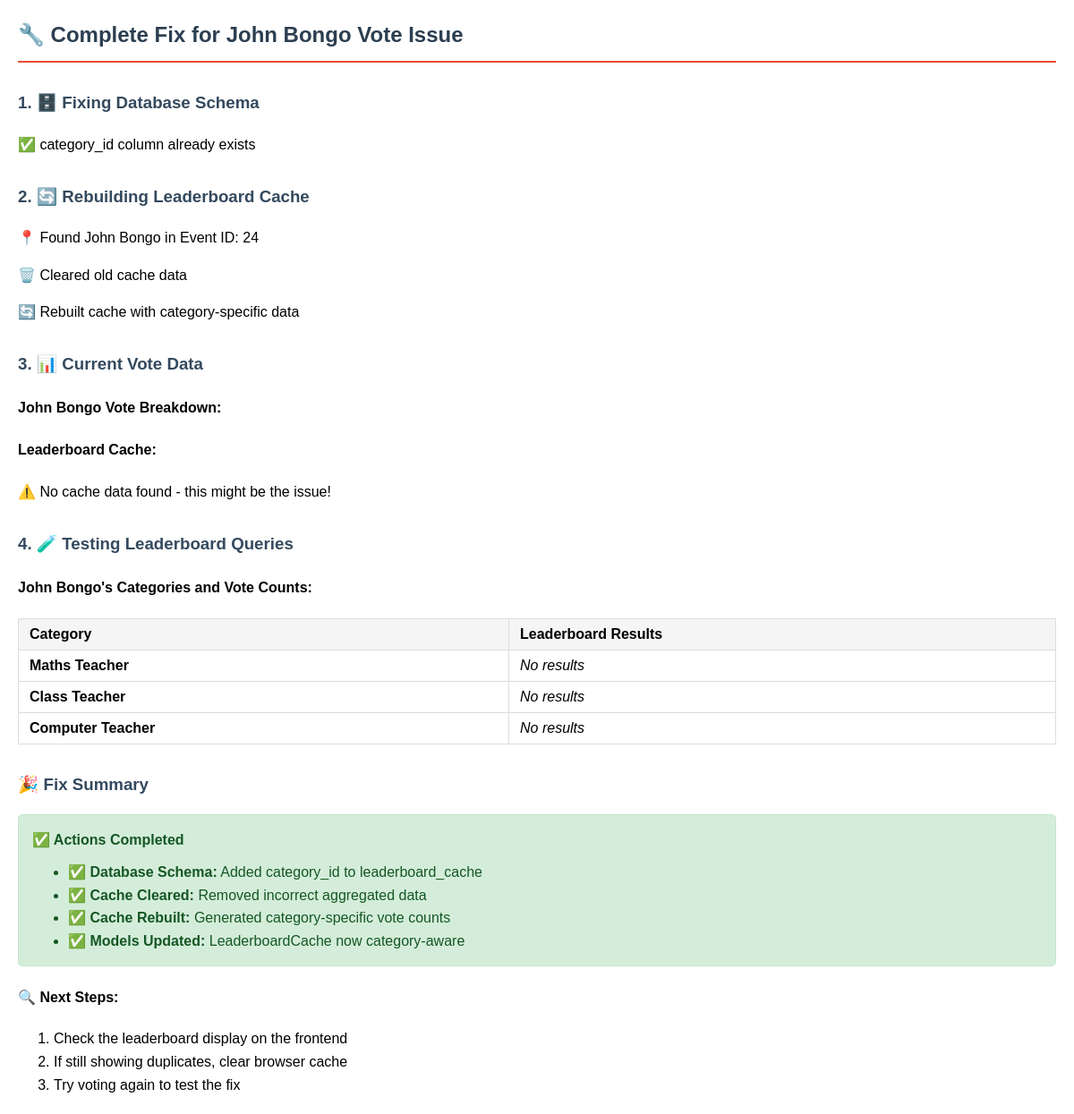
/test_files/fix_john_bongo_votes.php, run on an earlier commit of the app's database.
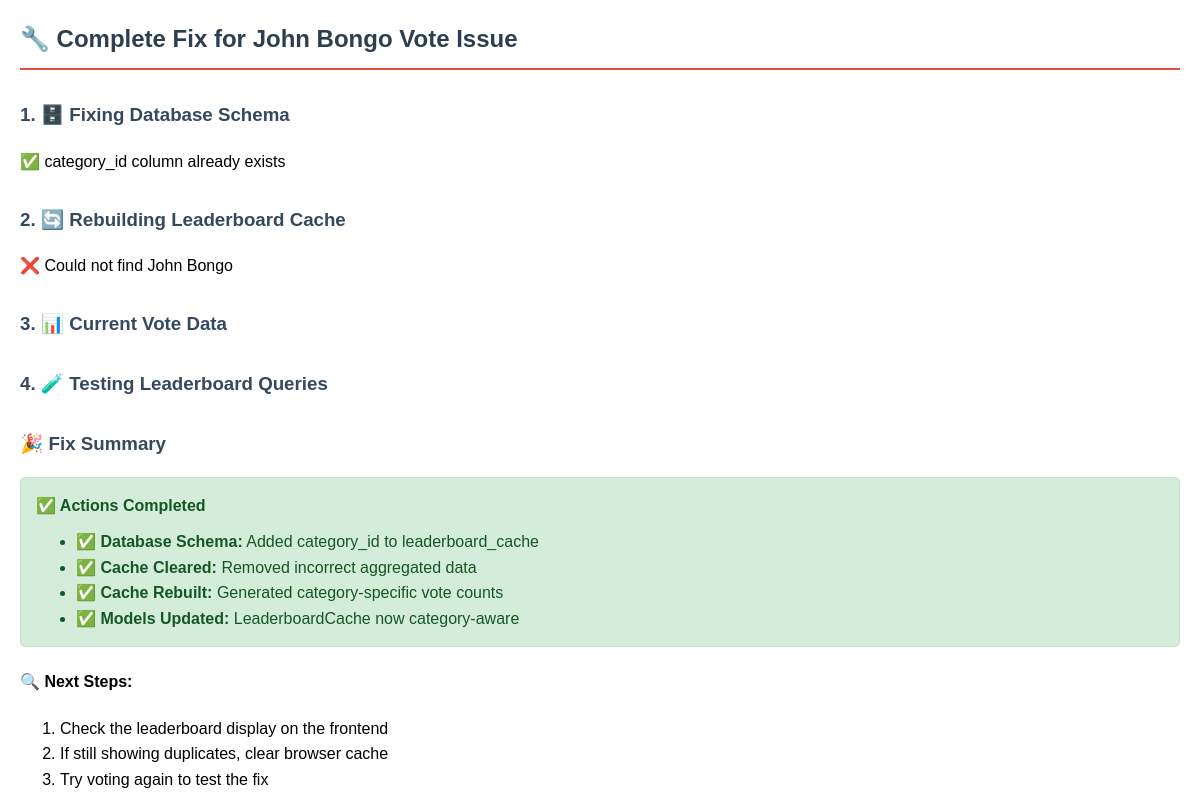
And on a later commit of the database.
### tables this page shows
CREATE TABLE `categories` (
  `id` int(11) NOT NULL,
  `event_id` int(11) NOT NULL,
  `tenant_id` int(11) NOT NULL DEFAULT 1,
  `name` varchar(255) NOT NULL,
  `description` text DEFAULT NULL,
  `created_by` int(11) DEFAULT NULL,
  `display_order` int(11) DEFAULT 0,
  `created_at` timestamp NOT NULL DEFAULT current_timestamp(),
  `updated_at` timestamp NOT NULL DEFAULT current_timestamp() ON UPDATE current_timestamp()
);

### test_files/fix_john_bongo_votes.php (the view, shortened to what the changed rows need)
<?php
try {
    $db = Database::getInstance();
    $connection = $db->getConnection();
    echo "<h2>🔧 Complete Fix for John Bongo Vote Issue</h2>";
    $stmt = $connection->prepare("SELECT event_id FROM contestants WHERE name LIKE '%John%Bongo%' LIMIT 1");
    $stmt->execute();
    $johnEvent = $stmt->fetch();
    if ($johnEvent) {
        $eventId = $johnEvent['event_id'];
        echo "<p>📍 Found John Bongo in Event ID: {$eventId}</p>";
        echo "<p>🗑️ Cleared old cache data</p>";
        echo "<p>🔄 Rebuilt cache with category-specific data</p>";
    } else {
        echo "<p>❌ Could not find John Bongo</p>";
    }
    $stmt = $connection->prepare("SELECT * FROM contestants WHERE name LIKE '%John%Bongo%'");
    $stmt->execute();
    $johnBongo = $stmt->fetch();
    if ($johnBongo) {
        echo "<h4>John Bongo Vote Breakdown:</h4>";
        echo "<h4>Leaderboard Cache:</h4>";
        $stmt = $connection->prepare("
            SELECT
                lc.*,
                c.name as category_name
            FROM leaderboard_cache lc
            LEFT JOIN categories c ON lc.category_id = c.id
            WHERE lc.contestant_id = ?
            ORDER BY c.name
        ");
        $stmt->execute([$johnBongo['id']]);
        $cacheData = $stmt->fetchAll();
        if (!empty($cacheData)) {
            echo "<table border='1' style='border-collapse: collapse;'>";
            echo "<tr><th>Category</th><th>Cached Votes</th><th>Updated</th></tr>";
            foreach ($cacheData as $cache) {
                echo "<tr>";
                echo "<td>{$cache['category_name']} (ID: {$cache['category_id']})</td>";
                echo "<td><strong>{$cache['total_votes']}</strong></td>";
                echo "<td>{$cache['updated_at']}</td>";
                echo "</tr>";
            }
            echo "</table>";
        } else {
            echo "<p>⚠️ No cache data found - this might be the issue!</p>";
        }
    }
    if ($johnEvent) {
        $stmt = $connection->prepare("
            SELECT DISTINCT c.*
            FROM categories c
            INNER JOIN contestant_categories cc ON c.id = cc.category_id
            INNER JOIN contestants con ON cc.contestant_id = con.id
            WHERE con.event_id = ? AND con.name LIKE '%John%Bongo%'
        ");
        $stmt->execute([$eventId]);
        $categories = $stmt->fetchAll();
        echo "<h4>John Bongo's Categories and Vote Counts:</h4>";
        if (!empty($categories)) {
            $leaderboardModel = new LeaderboardCache();
            echo "<table border='1' style='border-collapse: collapse;'>";
            echo "<tr><th>Category</th><th>Leaderboard Results</th></tr>";
            foreach ($categories as $category) {
                $leaderboard = $leaderboardModel->getLeaderboard($eventId, $category['id'], 10);
                echo "<tr>";
                echo "<td><strong>{$category['name']}</strong></td>";
                echo "<td>";
                if (!empty($leaderboard)) {
                    foreach ($leaderboard as $entry) {
                        if (stripos($entry['name'], 'John') !== false && stripos($entry['name'], 'Bongo') !== false) {
                            echo "<span style='color: red; font-weight: bold;'>";
                            echo "{$entry['name']}: {$entry['total_votes']} votes";
                            echo "</span><br>";
                        }
                    }
                } else {
                    echo "<em>No results</em>";
                }
                echo "</td>";
                echo "</tr>";
            }
            echo "</table>";
        }
    }
} catch (Exception $e) {
    echo "<h3>❌ Error:</h3>";
    echo "<p>" . $e->getMessage() . "</p>";
    echo "<pre>" . $e->getTraceAsString() . "</pre>";
}
?>

What changed in the data, as far as the page shows it:
removed categories: name "Maths Teacher"
removed categories: name "Class Teacher"
removed categories: name "Computer Teacher"
Also different on the page:
$eventId: "24" → (not shown)
text no longer shown: "📍 Found John Bongo in Event ID: 🗑️ Cleared old cache data 🔄 Rebuilt cache with category-specific data John Bongo Vote Breakdown: Leaderboard Cache: ⚠️ No cache data found - this might be the issue! John Bongo's Categories and Vote Counts: Category Leaderboard Results"
text now shown: "❌ Could not find John Bongo"
